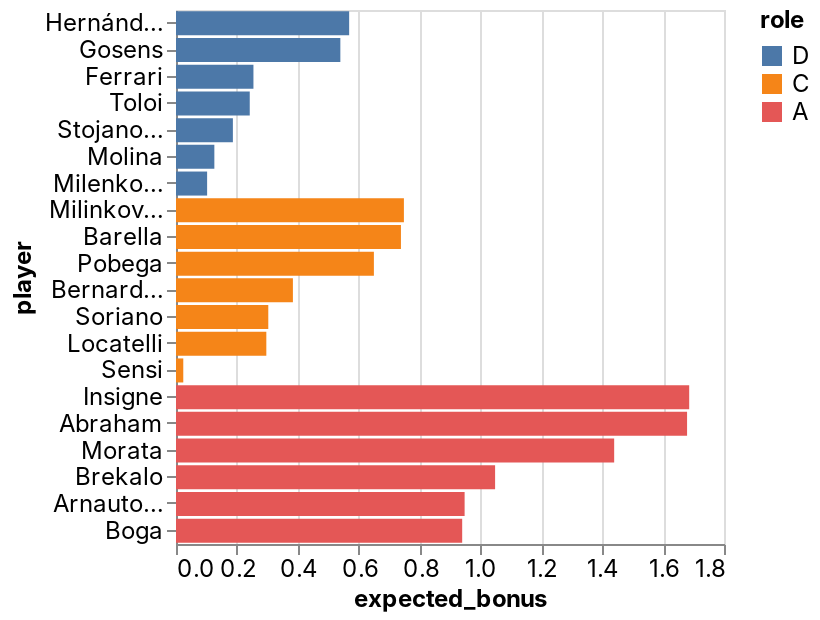

Write notebook code for a chart like this one.
### Code cell
_deepnote_run_altair(team, """{"$schema":"https://vega.github.io/schema/vega-lite/v4.json","mark":{"type":"bar","tooltip":{"content":"data"}},"height":220,"autosize":{"type":"fit"},"data":{"name":"placeholder"},"encoding":{"x":{"field":"expected_bonus","type":"quantitative","sort":null,"scale":{"type":"linear","zero":false}},"y":{"field":"player","type":"nominal","sort":null,"scale":{"type":"linear","zero":true}},"color":{"field":"role","type":"nominal","sort":null,"scale":{"type":"linear","zero":false}}}}""")

### Figure 1 — Vega-Lite specification as saved in the notebook (floating-point values rounded to 4 significant figures)
{"config": {"view": {"continuousWidth": 400, "continuousHeight": 300}, "area": {"fill": "#51C0E9"}, "axis": {"labelFont": "Inter, sans-serif", "labelFontSize": 12, "labelFontWeight": "normal", "labelLimit": 60, "labelOverlap": "greedy", "titleFont": "Inter, sans-serif", "titleFontSize": 12, "titleFontWeight": "bold"}, "background": "#ffffff", "legend": {"labelFont": "Inter, sans-serif", "labelFontSize": 12, "titleFont": "Inter, sans-serif", "titleFontSize": 12, "titleFontWeight": "bold"}, "line": {"stroke": "#51C0E9", "strokeWidth": 2}, "rect": {"fill": "#51C0E9"}, "title": {"anchor": "start", "color": "#000000", "font": "Inter, sans-serif", "fontSize": 22, "fontWeight": "normal"}}, "data": {"name": "data-6d7ea2b1a98b1d399b262d9c96e9fb37"}, "mark": {"type": "bar", "tooltip": {"content": "data"}}, "autosize": {"type": "fit"}, "encoding": {"color": {"type": "nominal", "field": "role", "scale": {"type": "linear", "zero": false}, "sort": null}, "x": {"type": "quantitative", "field": "expected_bonus", "scale": {"type": "linear", "zero": false}, "sort": null}, "y": {"type": "nominal", "field": "player", "scale": {"type": "linear", "zero": true}, "sort": null}}, "height": 300, "width": "container", "$schema": "https://vega.github.io/schema/vega-lite/v4.json", "datasets": {"data-6d7ea2b1a98b1d399b262d9c96e9fb37": [{"fanta_team": "MaiNa Joya_v2.0", "role": "D", "player": "Hernández", "team": "AC Milan", "opponent": "Cagliari", "date": "2022-03-19T00:00:00", "expected_bonus": 0.5688}, {"fanta_team": "MaiNa Joya_v2.0", "role": "D", "player": "Gosens", "team": "Inter", "opponent": "Fiorentina", "date": "2022-03-19T00:00:00", "expected_bonus": 0.5398}, {"fanta_team": "MaiNa Joya_v2.0", "role": "D", "player": "Ferrari", "team": "Sassuolo", "opponent": "Spezia", "date": "2022-03-18T00:00:00", "expected_bonus": 0.2544}, {"fanta_team": "MaiNa Joya_v2.0", "role": "D", "player": "Toloi", "team": "Atalanta", "opponent": "Bologna", "date": "2022-03-20T00:00:00", "expected_bonus": 0.2422}, {"fanta_team": "MaiNa Joya_v2.0", "role": "D", "player": "Stojanovic", "team": "Empoli", "opponent": "Verona", "date": "2022-03-20T00:00:00", "expected_bonus": 0.1868}, {"fanta_team": "MaiNa Joya_v2.0", "role": "D", "player": "Molina", "team": "Udinese", "opponent": "Napoli", "date": "2022-03-19T00:00:00", "expected_bonus": 0.126}, {"fanta_team": "MaiNa Joya_v2.0", "role": "D", "player": "Milenkovic", "team": "Fiorentina", "opponent": "Inter", "date": "2022-03-19T00:00:00", "expected_bonus": 0.1022}, {"fanta_team": "MaiNa Joya_v2.0", "role": "C", "player": "Milinkovic-Savic", "team": "Lazio", "opponent": "Roma", "date": "2022-03-20T00:00:00", "expected_bonus": 0.7486}, {"fanta_team": "MaiNa Joya_v2.0", "role": "C", "player": "Barella", "team": "Inter", "opponent": "Fiorentina", "date": "2022-03-19T00:00:00", "expected_bonus": 0.7389}, {"fanta_team": "MaiNa Joya_v2.0", "role": "C", "player": "Pobega", "team": "Torino", "opponent": "Genoa", "date": "2022-03-18T00:00:00", "expected_bonus": 0.65}, {"fanta_team": "MaiNa Joya_v2.0", "role": "C", "player": "Bernardeschi", "team": "Juventus", "opponent": "Salernitana", "date": "2022-03-20T00:00:00", "expected_bonus": 0.384}, {"fanta_team": "MaiNa Joya_v2.0", "role": "C", "player": "Soriano", "team": "Bologna", "opponent": "Atalanta", "date": "2022-03-20T00:00:00", "expected_bonus": 0.3031}, {"fanta_team": "MaiNa Joya_v2.0", "role": "C", "player": "Locatelli", "team": "Juventus", "opponent": "Salernitana", "date": "2022-03-20T00:00:00", "expected_bonus": 0.2967}, {"fanta_team": "MaiNa Joya_v2.0", "role": "C", "player": "Sensi", "team": "Sampdoria", "opponent": "Venezia", "date": "2022-03-20T00:00:00", "expected_bonus": 0.0239}, {"fanta_team": "MaiNa Joya_v2.0", "role": "A", "player": "Insigne", "team": "Napoli", "opponent": "Udinese", "date": "2022-03-19T00:00:00", "expected_bonus": 1.686}, {"fanta_team": "MaiNa Joya_v2.0", "role": "A", "player": "Abraham", "team": "Roma", "opponent": "Lazio", "date": "2022-03-20T00:00:00", "expected_bonus": 1.679}, {"fanta_team": "MaiNa Joya_v2.0", "role": "A", "player": "Morata", "team": "Juventus", "opponent": "Salernitana", "date": "2022-03-20T00:00:00", "expected_bonus": 1.439}, {"fanta_team": "MaiNa Joya_v2.0", "role": "A", "player": "Brekalo", "team": "Torino", "opponent": "Genoa", "date": "2022-03-18T00:00:00", "expected_bonus": 1.048}, {"fanta_team": "MaiNa Joya_v2.0", "role": "A", "player": "Arnautovic", "team": "Bologna", "opponent": "Atalanta", "date": "2022-03-20T00:00:00", "expected_bonus": 0.948}, {"fanta_team": "MaiNa Joya_v2.0", "role": "A", "player": "Boga", "team": "Atalanta", "opponent": "Bologna", "date": "2022-03-20T00:00:00", "expected_bonus": 0.94}]}}
